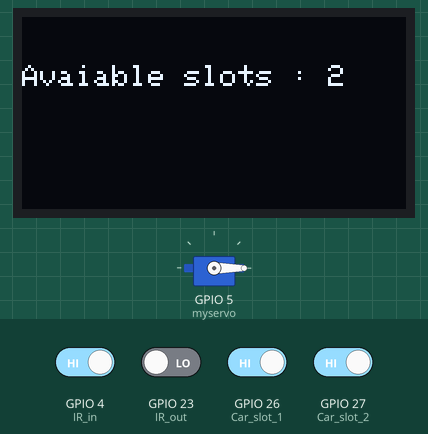
Recording of a sketch running on a simulated ESP32. Parts: servo, 128×64 one-colour display. The inputs (shaded band) are chosen by the test bench; at power-on: GPIO 4 (IR_in), GPIO 26 (Car_slot_1), GPIO 27 (Car_slot_2) HIGH, GPIO 23 (IR_out) LOW. WiFi joins after 1.5 s; servers stay silent unless stated; the local clock reads 2024-03-15 10:24:30 at power-on unless the sketch sets it; what the sketch prints to the serial monitor is not drawn.

Above: at 2.7 s.
2.8 s: GPIO 26 (Car_slot_1) driven LOW
At 3.7 s:
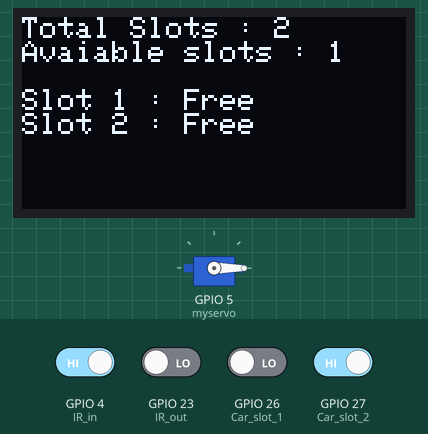
6.3 s: GPIO 27 (Car_slot_2) driven LOW
At 8.2 s:
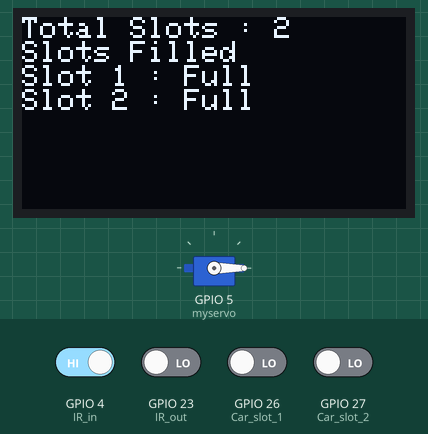
8.5 s: GPIO 26 (Car_slot_1) driven HIGH
At 10.1 s:
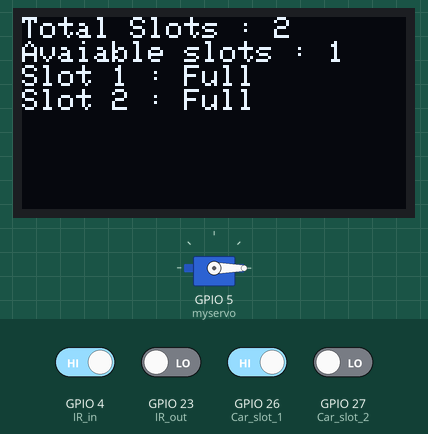
12.0 s: GPIO 27 (Car_slot_2) driven HIGH
At 13.2 s:
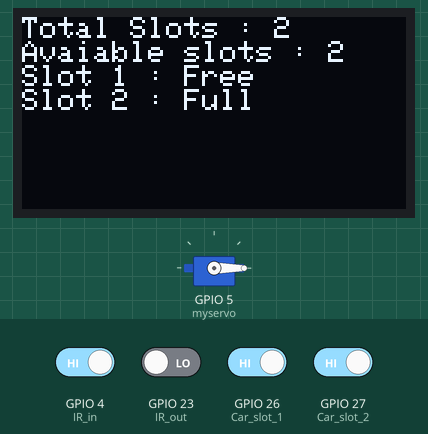
15.3 s: GPIO 23 (IR_out) driven HIGH
At 16.4 s:
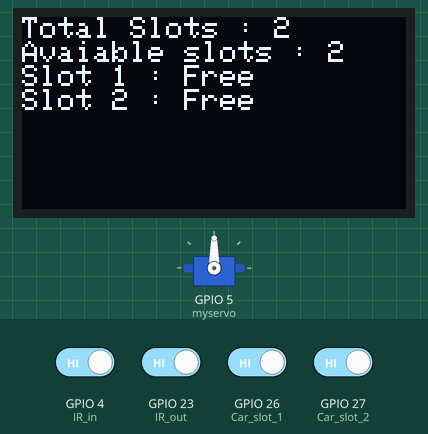
16.9 s: GPIO 26 (Car_slot_1) driven LOW
At 18.4 s:
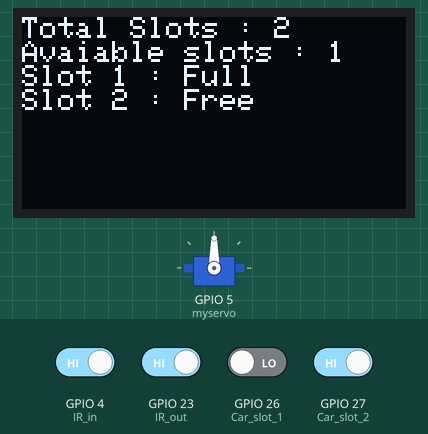
Timing chart, 0 to 19.9 s (numbered marks = the images above; inputs shaded):
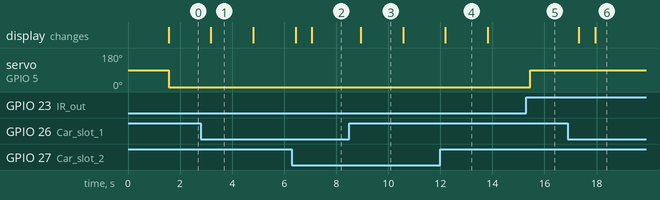

The sketch:

smartparking.ino
```cpp
#include <ESP32Servo.h>
#include <SPI.h>
#include <Wire.h>
#include <Adafruit_GFX.h>
#include <Adafruit_SH1106.h>


//######################## TIME #############################
#include <time.h>
#include <sys/time.h>

const char* ntpServer = "asia.pool.ntp.org";
const long  gmtOffset_sec = 3600;
const int   daylightOffset_sec = 3600;


#include <sys/time.h>
#include <time.h>

char lsuuu[30];
// strftime(buffer, 26, "%Y:%m:%d %H:%M:%S", tm_info);

#include <stdio.h>
#include <sys/time.h>
#include <time.h>
#include <math.h>

String printLocalTime() {
  char buffer[26];
  int millisec;
  struct tm* tm_info;
  struct timeval tv;

  gettimeofday(&tv, NULL);

  millisec = lrint(tv.tv_usec/1000.0); // Round to nearest millisec
  if (millisec>=1000) { // Allow for rounding up to nearest second
    millisec -=1000;
    tv.tv_sec++;
  }

  tm_info = localtime(&tv.tv_sec);

  strftime(buffer, 26, "%Y:%m:%d %H:%M:%S", tm_info);
  return buffer ;
}
// String printLocalTime()
// {
//   struct tm timeinfo;
//   if(!getLocalTime(&timeinfo)){
//     Serial.println("Failed to obtain time");
//     return;
//   }
//   char lsuuu[30];
//   strftime(lsuuu, 26, "%Y:%m:%d %H:%M:%S", tm_info);
//   return &timeinfo, "%A, %B %d %Y %H:%M:%S";


//#####################################################

// FIREBASE
#include<WiFi.h>;
#include<Firebase_ESP_Client.h>;
#include "addons/TokenHelper.H";
#include "addons/RTDBHelper.H";

#define WIFI_SSID "Sathappan_lap"
#define WIFI_PASSWORD "12345678"
#define API_KEY "AIzaSyB5bJqmsRRqf5OQpTGBtNFFhcrjGBXTEb4"
#define DATABASE_URL "https://smartparking-d872f-default-rtdb.firebaseio.com/"

FirebaseData fbdo;
FirebaseAuth auth;
FirebaseConfig config;

unsigned long sendDataPrevMillis = 0;
bool singupOK = false;
// #######################################################################################

#define OLED_SDA 22
#define OLED_SCL 21

Adafruit_SH1106 display(22, 21);
Servo myservo;
int pos = 0,IR_in = 4,IR_out = 23,Car_slot_1 = 26,Car_slot_2 = 27;    // variable to store the servo position

void setup() {
  Serial.begin(9600);
//############################## TIME ##########################
  configTime(gmtOffset_sec, daylightOffset_sec, ntpServer);
  printLocalTime();

//##################################################################################
  WiFi.begin(WIFI_SSID,WIFI_PASSWORD);
  Serial.print("Connecting to WiFi :");
  while(WiFi.status()!= WL_CONNECTED){
    Serial.print(" Not connetcted with a WIFI");
    delay(300);
  }
  Serial.println();Serial.print("Connetcted with WIFI");
  Serial.println(WiFi.localIP());
  Serial.println();
  config.api_key = API_KEY;
  config.database_url = DATABASE_URL;
  if(Firebase.signUp(&config, &auth, "", "")){
    Serial.print("Singup OK");
    singupOK = true;
  }
  else{
    Serial.printf("%s\n",config.signer.signupError.message.c_str());
  }
  config.token_status_callback = tokenStatusCallback;
  Firebase.begin(&config,&auth);
  Firebase.reconnectWiFi(true);
//##################################################################################

  pinMode(IR_in,INPUT);
  pinMode(IR_out,INPUT);
  pinMode(Car_slot_2,INPUT);
  pinMode(Car_slot_1,INPUT);
  myservo.attach(5);
  myservo.write(90);

  display.begin(SH1106_SWITCHCAPVCC, 0x3C);
  display.println("IOT");
  display.println("Parking Slot");
  display.clearDisplay();
  }


void loop() {
  printLocalTime();
  // to check avaiable slot
  if ((digitalRead(Car_slot_1)==0) and (digitalRead(Car_slot_2)==0)){
      display.println("Slots Filled");
  }
  else if (((digitalRead(Car_slot_1)==0) or (digitalRead(Car_slot_2)==0))){
    display.println("Avaiable slots : 1");
  }
  else{
    display.println("Avaiable slots : 2");
  }
  display.display();
  // delay(2000);
  display.clearDisplay();

// to open servo
  if ((digitalRead(IR_in)==0) or (digitalRead(IR_out)==0))
  {
    if ((digitalRead(Car_slot_1)==0) and (digitalRead(Car_slot_2)==0)) // 0 1 open 1 0 open 11 close
    {
      Serial.println("car parking full");
    }
    else
    {
      Serial.println("car parking free");
      myservo.write(0);
      delay(1000);
      Serial.println("Object Detected in");
    }
  }
  else
  {
    Serial.println("Object not Detected");
    myservo.write(90);
  }

// pirticular slot
  if (digitalRead(Car_slot_1)==0){
      display.println("Slot 1 : Full");
  }
  else{
    display.println("Slot 1 : Free");
  }
  if (digitalRead(Car_slot_2)==0){
      display.println("Slot 2 : Full");
  }
  else{
    display.println("Slot 2 : Free");
  }
//###############################################################################
  int carslot[2]={Car_slot_1,Car_slot_2};
  char park_str[][15] = {"Not Avaiable","Avaiable"};

  char path_slot[][50]={"Parking/Slot_1/Slot_One","Parking/Slot_2/Slot_Two"};
  char entry[][50]={"Parking/Slot_1/En_Time","Parking/Slot_2/En_Time"};

  for (int I=0;I<2;I++)
  {if(Firebase.ready() && singupOK){
      int park = digitalRead(carslot[I]);

      if(Firebase.RTDB.setString(&fbdo,path_slot[I],park_str[park])){
        if(Firebase.RTDB.setString(&fbdo,entry[I],printLocalTime())){
          Serial.println();
        }
        else{
          Serial.println("Failed: "+fbdo.errorReason());
        }
      Serial.println();
      }
      else{
        Serial.println("Failed: "+fbdo.errorReason());
      }

    }
  }
//###############################################################################
  display.setTextSize(2);
  display.setTextColor(WHITE);
  display.setCursor(0,0);
  display.setTextSize(1.95);
  display.println("Total Slots : 2");
}
```

Measured:
- after the input at 6.3 s, the display: first changes after 0.14 s (image 2 shows a later state)
- after the input at 8.5 s, the display: changes after 0.44 s (image 3)
- after the input at 12.0 s, the display: changes after 0.19 s (image 4)
- after the input at 15.3 s, servo on GPIO 5 (myservo): 0° → 90° after 0.15 s
- after the input at 16.9 s, the display: first changes after 0.42 s (image 6 shows a later state)
- what the display in image 1 shows lasts 1.6 s, from 3.2 s to 4.8 s
